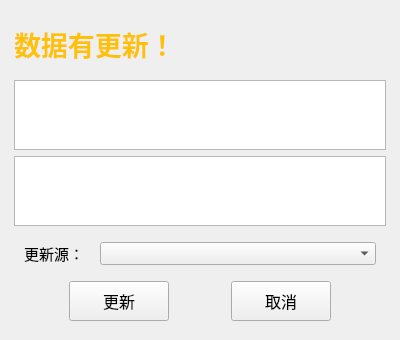
<?xml version="1.0" encoding="UTF-8"?>
<ui version="4.0">
 <class>MainWindow</class>
 <widget class="QMainWindow" name="MainWindow">
  <property name="geometry">
   <rect>
    <x>0</x>
    <y>0</y>
    <width>400</width>
    <height>300</height>
   </rect>
  </property>
  <property name="windowTitle">
   <string>有更新！</string>
  </property>
  <widget class="QWidget" name="centralwidget">
   <layout class="QHBoxLayout" name="horizontalLayout_3">
    <item>
     <spacer name="horizontalSpacer_7">
      <property name="orientation">
       <enum>Qt::Horizontal</enum>
      </property>
      <property name="sizeType">
       <enum>QSizePolicy::Fixed</enum>
      </property>
      <property name="sizeHint" stdset="0">
       <size>
        <width>5</width>
        <height>5</height>
       </size>
      </property>
     </spacer>
    </item>
    <item>
     <layout class="QVBoxLayout" name="verticalLayout_2">
      <item>
       <spacer name="verticalSpacer">
        <property name="orientation">
         <enum>Qt::Vertical</enum>
        </property>
        <property name="sizeType">
         <enum>QSizePolicy::Fixed</enum>
        </property>
        <property name="sizeHint" stdset="0">
         <size>
          <width>20</width>
          <height>15</height>
         </size>
        </property>
       </spacer>
      </item>
      <item>
       <widget class="QLabel" name="label">
        <property name="font">
         <font>
          <pointsize>20</pointsize>
          <weight>75</weight>
          <bold>true</bold>
         </font>
        </property>
        <property name="styleSheet">
         <string notr="true">color:#ffc107</string>
        </property>
        <property name="text">
         <string>数据有更新！</string>
        </property>
       </widget>
      </item>
      <item>
       <spacer name="verticalSpacer_2">
        <property name="orientation">
         <enum>Qt::Vertical</enum>
        </property>
        <property name="sizeType">
         <enum>QSizePolicy::Fixed</enum>
        </property>
        <property name="sizeHint" stdset="0">
         <size>
          <width>20</width>
          <height>10</height>
         </size>
        </property>
       </spacer>
      </item>
      <item>
       <widget class="QTextEdit" name="textEdit">
        <property name="readOnly">
         <bool>true</bool>
        </property>
       </widget>
      </item>
      <item>
       <widget class="QPlainTextEdit" name="plainTextEdit">
        <property name="font">
         <font>
          <pointsize>11</pointsize>
         </font>
        </property>
        <property name="readOnly">
         <bool>true</bool>
        </property>
       </widget>
      </item>
      <item>
       <spacer name="verticalSpacer_4">
        <property name="orientation">
         <enum>Qt::Vertical</enum>
        </property>
        <property name="sizeType">
         <enum>QSizePolicy::Fixed</enum>
        </property>
        <property name="sizeHint" stdset="0">
         <size>
          <width>20</width>
          <height>10</height>
         </size>
        </property>
       </spacer>
      </item>
      <item>
       <layout class="QHBoxLayout" name="horizontalLayout_2">
        <item>
         <spacer name="horizontalSpacer_5">
          <property name="orientation">
           <enum>Qt::Horizontal</enum>
          </property>
          <property name="sizeType">
           <enum>QSizePolicy::Fixed</enum>
          </property>
          <property name="sizeHint" stdset="0">
           <size>
            <width>10</width>
            <height>10</height>
           </size>
          </property>
         </spacer>
        </item>
        <item>
         <widget class="QLabel" name="label_2">
          <property name="sizePolicy">
           <sizepolicy hsizetype="Fixed" vsizetype="Preferred">
            <horstretch>0</horstretch>
            <verstretch>0</verstretch>
           </sizepolicy>
          </property>
          <property name="font">
           <font>
            <pointsize>11</pointsize>
           </font>
          </property>
          <property name="text">
           <string>更新源：</string>
          </property>
         </widget>
        </item>
        <item>
         <spacer name="horizontalSpacer_4">
          <property name="orientation">
           <enum>Qt::Horizontal</enum>
          </property>
          <property name="sizeType">
           <enum>QSizePolicy::Fixed</enum>
          </property>
          <property name="sizeHint" stdset="0">
           <size>
            <width>10</width>
            <height>20</height>
           </size>
          </property>
         </spacer>
        </item>
        <item>
         <widget class="QComboBox" name="comboBox">
          <property name="font">
           <font>
            <pointsize>10</pointsize>
           </font>
          </property>
          <property name="currentText">
           <string/>
          </property>
          <property name="currentIndex">
           <number>-1</number>
          </property>
          <property name="maxVisibleItems">
           <number>2</number>
          </property>
          <property name="maxCount">
           <number>5</number>
          </property>
         </widget>
        </item>
        <item>
         <spacer name="horizontalSpacer_6">
          <property name="orientation">
           <enum>Qt::Horizontal</enum>
          </property>
          <property name="sizeType">
           <enum>QSizePolicy::Fixed</enum>
          </property>
          <property name="sizeHint" stdset="0">
           <size>
            <width>10</width>
            <height>20</height>
           </size>
          </property>
         </spacer>
        </item>
       </layout>
      </item>
      <item>
       <spacer name="verticalSpacer_3">
        <property name="orientation">
         <enum>Qt::Vertical</enum>
        </property>
        <property name="sizeType">
         <enum>QSizePolicy::Fixed</enum>
        </property>
        <property name="sizeHint" stdset="0">
         <size>
          <width>20</width>
          <height>10</height>
         </size>
        </property>
       </spacer>
      </item>
      <item>
       <layout class="QHBoxLayout" name="horizontalLayout">
        <item>
         <spacer name="horizontalSpacer">
          <property name="orientation">
           <enum>Qt::Horizontal</enum>
          </property>
          <property name="sizeHint" stdset="0">
           <size>
            <width>40</width>
            <height>20</height>
           </size>
          </property>
         </spacer>
        </item>
        <item>
         <widget class="QPushButton" name="pushButton_2">
          <property name="sizePolicy">
           <sizepolicy hsizetype="Fixed" vsizetype="Fixed">
            <horstretch>0</horstretch>
            <verstretch>0</verstretch>
           </sizepolicy>
          </property>
          <property name="minimumSize">
           <size>
            <width>100</width>
            <height>40</height>
           </size>
          </property>
          <property name="font">
           <font>
            <pointsize>12</pointsize>
           </font>
          </property>
          <property name="text">
           <string>更新</string>
          </property>
          <property name="iconSize">
           <size>
            <width>24</width>
            <height>24</height>
           </size>
          </property>
         </widget>
        </item>
        <item>
         <spacer name="horizontalSpacer_2">
          <property name="orientation">
           <enum>Qt::Horizontal</enum>
          </property>
          <property name="sizeHint" stdset="0">
           <size>
            <width>40</width>
            <height>20</height>
           </size>
          </property>
         </spacer>
        </item>
        <item>
         <widget class="QPushButton" name="pushButton">
          <property name="sizePolicy">
           <sizepolicy hsizetype="Fixed" vsizetype="Fixed">
            <horstretch>0</horstretch>
            <verstretch>0</verstretch>
           </sizepolicy>
          </property>
          <property name="minimumSize">
           <size>
            <width>100</width>
            <height>40</height>
           </size>
          </property>
          <property name="font">
           <font>
            <pointsize>12</pointsize>
           </font>
          </property>
          <property name="text">
           <string>取消</string>
          </property>
          <property name="iconSize">
           <size>
            <width>24</width>
            <height>24</height>
           </size>
          </property>
         </widget>
        </item>
        <item>
         <spacer name="horizontalSpacer_3">
          <property name="orientation">
           <enum>Qt::Horizontal</enum>
          </property>
          <property name="sizeHint" stdset="0">
           <size>
            <width>40</width>
            <height>20</height>
           </size>
          </property>
         </spacer>
        </item>
       </layout>
      </item>
      <item>
       <spacer name="verticalSpacer_5">
        <property name="orientation">
         <enum>Qt::Vertical</enum>
        </property>
        <property name="sizeType">
         <enum>QSizePolicy::Fixed</enum>
        </property>
        <property name="sizeHint" stdset="0">
         <size>
          <width>20</width>
          <height>10</height>
         </size>
        </property>
       </spacer>
      </item>
     </layout>
    </item>
    <item>
     <spacer name="horizontalSpacer_8">
      <property name="orientation">
       <enum>Qt::Horizontal</enum>
      </property>
      <property name="sizeType">
       <enum>QSizePolicy::Fixed</enum>
      </property>
      <property name="sizeHint" stdset="0">
       <size>
        <width>5</width>
        <height>20</height>
       </size>
      </property>
     </spacer>
    </item>
   </layout>
  </widget>
 </widget>
 <resources/>
 <connections/>
</ui>
